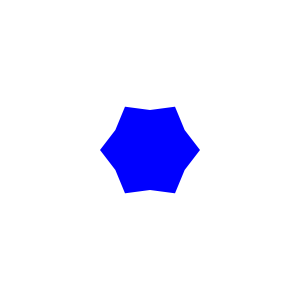
Frame 1 (no input)
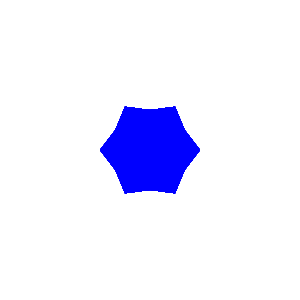
Frame 60 (the mouse pressed at the canvas centre just before this capture)
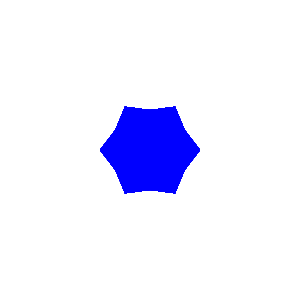
Frame 120 (the mouse held since frame 60 and released just before this capture)

The Processing sketch that drew these frames (run headless with seeded random() and noise(); from frame 60 on, the mouse is pressed at the canvas centre):

// Processing sketch: fp_pg_q_03_20
// ── fp_pg_q_03_20.pde
// 問題 3.20 外側の頂点が半径 50 画素の円上で内側の頂点が半径 40 画素の円上に存在する 6 頂点の★を算術演算子を
// 用いて描画せよ．
void setup() {
  size(300, 300);
  background(255, 255, 255);
}

void draw() {
  float height = 300;
  float width = 300;
  noStroke();
  fill(0, 0, 255);
  star(width/2, height/2, 50, 40, 6, PI/2);
}

//------------------------------------------------------------------//
// flot x Center x coordinate
// flot y Center y coordinate
// int r Radius of circumscribed circle
// int p Radius of inscribed circle
// int ratio  denominator rate
// float rotate Rotational correction rate
//------------------------------------------------------------------//
void star(float x, float y, float CircumscribedCircle, float InscribedCircle, int p, float rotatete) {
  int cnt = p * 2;
  float radius = 0;

  // http://www.d-improvement.jp/learning/processing/2011-a/08.html
  pushMatrix();
  translate(x, y);
  rotate(rotatete);
  beginShape();
  for (int i = 1; i <= cnt; i++) {
    if (i % 2 == 0) {
      radius = InscribedCircle;
    } else {
      radius = CircumscribedCircle;
    }
    vertex(radius * cos(radians(360 * i/cnt)), radius * sin(radians(360 * i/cnt)));
  }
  endShape(CLOSE);
  popMatrix();
}
